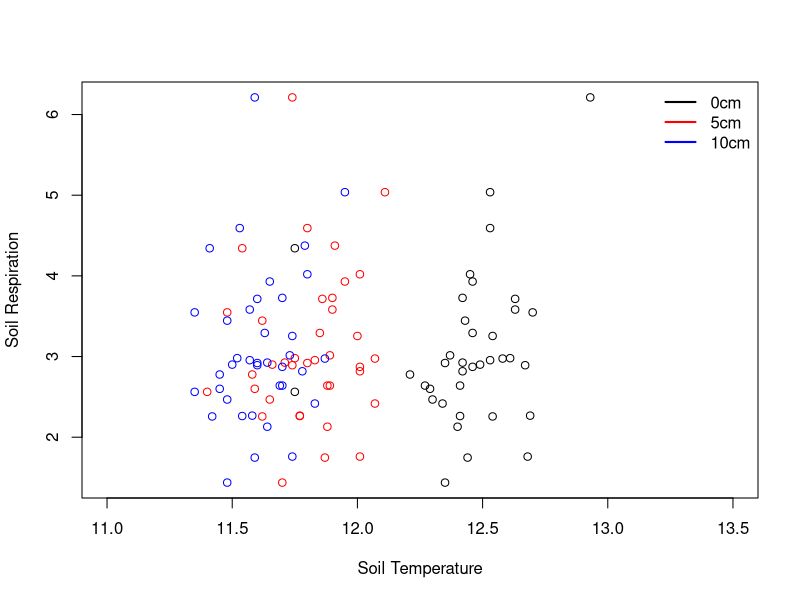

Generate this figure with R:
#
# Has Temperature an non linear effect on soil-resp?
#

hainich <- read.csv("hainich.csv", sep = ";", dec = ".")
plot(hainich$temp.0,hainich$soil.res,
     xlim = c(11,13.5),
     ylab = "Soil Respiration", xlab = "Soil Temperature")
points(hainich$temp.5,hainich$soil.res, col = "red")
points(hainich$temp.10,hainich$soil.res, col = "blue")
legend("topright",c("0cm","5cm","10cm"), lwd=2, 
       col=c("black","red","blue"), bty = "n")